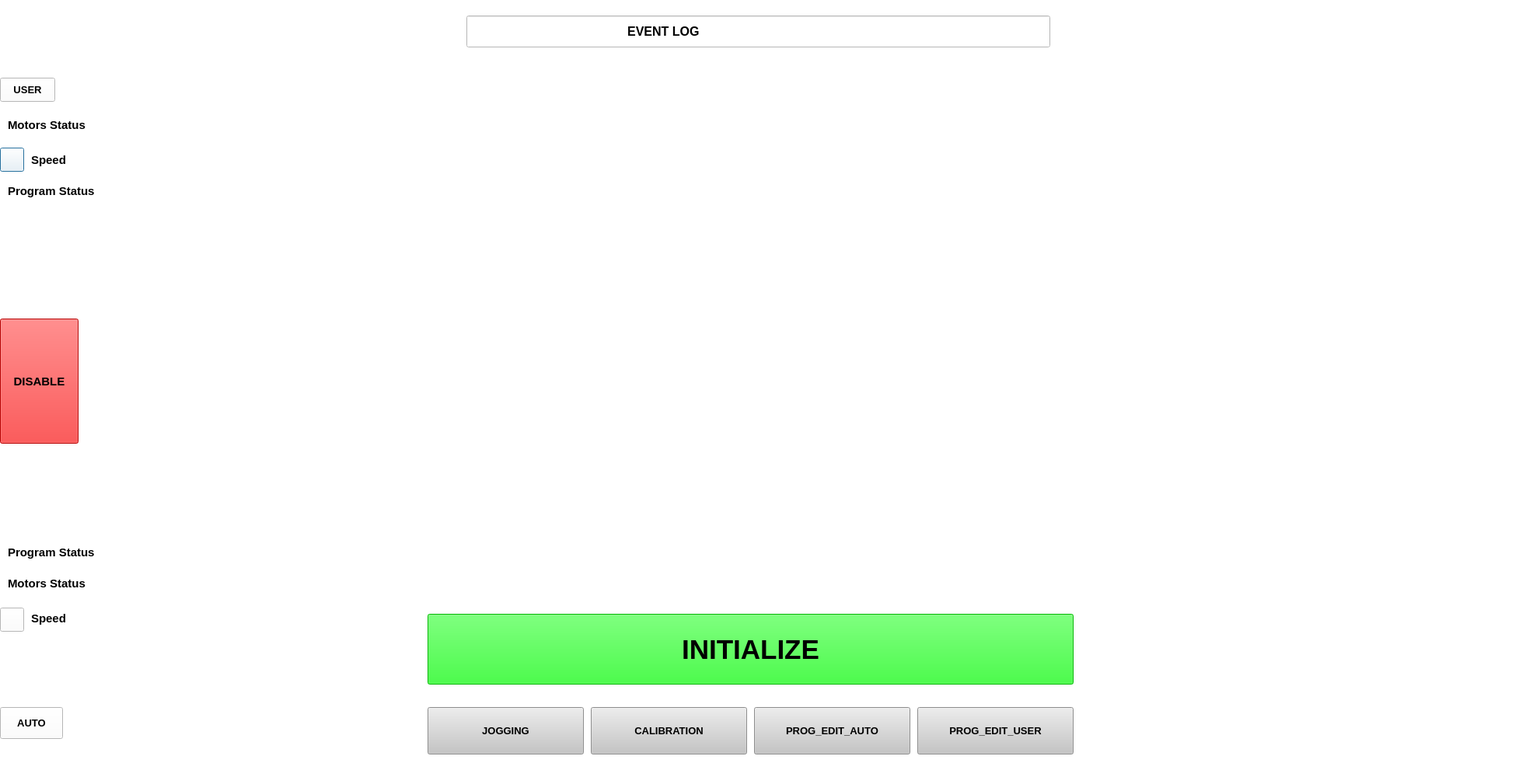
<?xml version="1.0" encoding="UTF-8"?>
<ui version="4.0">
 <class>Dialog</class>
 <widget class="QDialog" name="Dialog">
  <property name="geometry">
   <rect>
    <x>0</x>
    <y>0</y>
    <width>1981</width>
    <height>1000</height>
   </rect>
  </property>
  <property name="windowTitle">
   <string>Dialog</string>
  </property>
  <property name="styleSheet">
   <string notr="true">background-color: rgb(255, 255, 255);</string>
  </property>
  <widget class="QLineEdit" name="lineEdit">
   <property name="geometry">
    <rect>
     <x>600</x>
     <y>20</y>
     <width>751</width>
     <height>41</height>
    </rect>
   </property>
   <property name="font">
    <font>
     <pointsize>12</pointsize>
     <weight>75</weight>
     <bold>true</bold>
    </font>
   </property>
   <property name="text">
    <string>                                              EVENT LOG</string>
   </property>
  </widget>
  <widget class="QLabel" name="label_4">
   <property name="geometry">
    <rect>
     <x>610</x>
     <y>30</y>
     <width>21</width>
     <height>21</height>
    </rect>
   </property>
   <property name="text">
    <string/>
   </property>
   <property name="pixmap">
    <pixmap>../images_home/info.png</pixmap>
   </property>
   <property name="scaledContents">
    <bool>true</bool>
   </property>
  </widget>
  <widget class="QLabel" name="label_6">
   <property name="geometry">
    <rect>
     <x>1540</x>
     <y>700</y>
     <width>311</width>
     <height>251</height>
    </rect>
   </property>
   <property name="text">
    <string/>
   </property>
   <property name="pixmap">
    <pixmap>../images_home/1.png</pixmap>
   </property>
   <property name="scaledContents">
    <bool>true</bool>
   </property>
  </widget>
  <widget class="QLabel" name="label_7">
   <property name="geometry">
    <rect>
     <x>10</x>
     <y>840</y>
     <width>51</width>
     <height>61</height>
    </rect>
   </property>
   <property name="text">
    <string/>
   </property>
   <property name="pixmap">
    <pixmap>../images_home/a-removebg-preview.png</pixmap>
   </property>
   <property name="scaledContents">
    <bool>true</bool>
   </property>
  </widget>
  <widget class="QLabel" name="label_9">
   <property name="geometry">
    <rect>
     <x>10</x>
     <y>10</y>
     <width>51</width>
     <height>61</height>
    </rect>
   </property>
   <property name="text">
    <string/>
   </property>
   <property name="pixmap">
    <pixmap>../images_home/U.png</pixmap>
   </property>
   <property name="scaledContents">
    <bool>true</bool>
   </property>
  </widget>
  <widget class="QLabel" name="label_15">
   <property name="geometry">
    <rect>
     <x>550</x>
     <y>110</y>
     <width>831</width>
     <height>671</height>
    </rect>
   </property>
   <property name="text">
    <string/>
   </property>
   <property name="pixmap">
    <pixmap>../images_home/logo.png</pixmap>
   </property>
   <property name="scaledContents">
    <bool>true</bool>
   </property>
  </widget>
  <widget class="QLabel" name="label_46">
   <property name="geometry">
    <rect>
     <x>10</x>
     <y>230</y>
     <width>281</width>
     <height>31</height>
    </rect>
   </property>
   <property name="font">
    <font>
     <pointsize>11</pointsize>
     <weight>75</weight>
     <bold>true</bold>
    </font>
   </property>
   <property name="text">
    <string>Program Status</string>
   </property>
  </widget>
  <widget class="QLabel" name="label_44">
   <property name="geometry">
    <rect>
     <x>10</x>
     <y>140</y>
     <width>301</width>
     <height>41</height>
    </rect>
   </property>
   <property name="font">
    <font>
     <pointsize>11</pointsize>
     <weight>75</weight>
     <bold>true</bold>
    </font>
   </property>
   <property name="text">
    <string>Motors Status</string>
   </property>
  </widget>
  <widget class="QLabel" name="label_45">
   <property name="geometry">
    <rect>
     <x>40</x>
     <y>190</y>
     <width>111</width>
     <height>31</height>
    </rect>
   </property>
   <property name="font">
    <font>
     <pointsize>11</pointsize>
     <weight>75</weight>
     <bold>true</bold>
    </font>
   </property>
   <property name="text">
    <string>Speed</string>
   </property>
  </widget>
  <widget class="QPushButton" name="pushButton_5">
   <property name="geometry">
    <rect>
     <x>0</x>
     <y>190</y>
     <width>31</width>
     <height>31</height>
    </rect>
   </property>
   <property name="font">
    <font>
     <weight>75</weight>
     <bold>true</bold>
    </font>
   </property>
   <property name="text">
    <string/>
   </property>
   <property name="icon">
    <iconset>
     <normaloff>../images_home/speed_img.png</normaloff>../images_home/speed_img.png</iconset>
   </property>
  </widget>
  <widget class="QPushButton" name="increment_5">
   <property name="geometry">
    <rect>
     <x>760</x>
     <y>910</y>
     <width>201</width>
     <height>61</height>
    </rect>
   </property>
   <property name="font">
    <font>
     <pointsize>10</pointsize>
     <weight>75</weight>
     <bold>true</bold>
    </font>
   </property>
   <property name="styleSheet">
    <string notr="true">background-color: rgb(255, 169, 21);
background-color: rgb(197, 197, 197);
</string>
   </property>
   <property name="text">
    <string>CALIBRATION</string>
   </property>
  </widget>
  <widget class="QPushButton" name="increment_8">
   <property name="geometry">
    <rect>
     <x>550</x>
     <y>790</y>
     <width>831</width>
     <height>91</height>
    </rect>
   </property>
   <property name="font">
    <font>
     <pointsize>26</pointsize>
     <weight>75</weight>
     <bold>true</bold>
    </font>
   </property>
   <property name="styleSheet">
    <string notr="true">background-color: rgb(0, 255, 0);
</string>
   </property>
   <property name="text">
    <string>INITIALIZE</string>
   </property>
  </widget>
  <widget class="QPushButton" name="jogybtn">
   <property name="geometry">
    <rect>
     <x>550</x>
     <y>910</y>
     <width>201</width>
     <height>61</height>
    </rect>
   </property>
   <property name="font">
    <font>
     <pointsize>10</pointsize>
     <weight>75</weight>
     <bold>true</bold>
    </font>
   </property>
   <property name="styleSheet">
    <string notr="true">background-color: rgb(255, 169, 21);
background-color: rgb(197, 197, 197);
</string>
   </property>
   <property name="text">
    <string>JOGGING</string>
   </property>
  </widget>
  <widget class="QPushButton" name="prguserbtn">
   <property name="geometry">
    <rect>
     <x>1180</x>
     <y>910</y>
     <width>201</width>
     <height>61</height>
    </rect>
   </property>
   <property name="font">
    <font>
     <pointsize>10</pointsize>
     <weight>75</weight>
     <bold>true</bold>
    </font>
   </property>
   <property name="styleSheet">
    <string notr="true">background-color: rgb(255, 169, 21);
background-color: rgb(197, 197, 197);
</string>
   </property>
   <property name="text">
    <string>PROG_EDIT_USER</string>
   </property>
  </widget>
  <widget class="QPushButton" name="prgautobtn">
   <property name="geometry">
    <rect>
     <x>970</x>
     <y>910</y>
     <width>201</width>
     <height>61</height>
    </rect>
   </property>
   <property name="font">
    <font>
     <pointsize>10</pointsize>
     <weight>75</weight>
     <bold>true</bold>
    </font>
   </property>
   <property name="styleSheet">
    <string notr="true">background-color: rgb(255, 169, 21);
background-color: rgb(197, 197, 197);
</string>
   </property>
   <property name="text">
    <string>PROG_EDIT_AUTO</string>
   </property>
  </widget>
  <widget class="QLabel" name="label_50">
   <property name="geometry">
    <rect>
     <x>10</x>
     <y>730</y>
     <width>241</width>
     <height>41</height>
    </rect>
   </property>
   <property name="font">
    <font>
     <pointsize>11</pointsize>
     <weight>75</weight>
     <bold>true</bold>
    </font>
   </property>
   <property name="text">
    <string>Motors Status</string>
   </property>
  </widget>
  <widget class="QLabel" name="label_51">
   <property name="geometry">
    <rect>
     <x>10</x>
     <y>695</y>
     <width>311</width>
     <height>31</height>
    </rect>
   </property>
   <property name="font">
    <font>
     <pointsize>11</pointsize>
     <weight>75</weight>
     <bold>true</bold>
    </font>
   </property>
   <property name="text">
    <string>Program Status</string>
   </property>
  </widget>
  <widget class="QLabel" name="label_52">
   <property name="geometry">
    <rect>
     <x>40</x>
     <y>780</y>
     <width>111</width>
     <height>31</height>
    </rect>
   </property>
   <property name="font">
    <font>
     <pointsize>11</pointsize>
     <weight>75</weight>
     <bold>true</bold>
    </font>
   </property>
   <property name="text">
    <string>Speed</string>
   </property>
  </widget>
  <widget class="QPushButton" name="pushButton_7">
   <property name="geometry">
    <rect>
     <x>0</x>
     <y>782</y>
     <width>31</width>
     <height>31</height>
    </rect>
   </property>
   <property name="font">
    <font>
     <weight>75</weight>
     <bold>true</bold>
    </font>
   </property>
   <property name="text">
    <string/>
   </property>
   <property name="icon">
    <iconset>
     <normaloff>../images_home/speed_img.png</normaloff>../images_home/speed_img.png</iconset>
   </property>
  </widget>
  <widget class="QPushButton" name="disablebtn">
   <property name="geometry">
    <rect>
     <x>0</x>
     <y>410</y>
     <width>101</width>
     <height>161</height>
    </rect>
   </property>
   <property name="font">
    <font>
     <pointsize>11</pointsize>
     <weight>75</weight>
     <bold>true</bold>
    </font>
   </property>
   <property name="styleSheet">
    <string notr="true">background-color: rgb(255, 2, 2);</string>
   </property>
   <property name="text">
    <string>DISABLE</string>
   </property>
  </widget>
  <widget class="QPushButton" name="autobtn">
   <property name="geometry">
    <rect>
     <x>0</x>
     <y>910</y>
     <width>81</width>
     <height>41</height>
    </rect>
   </property>
   <property name="font">
    <font>
     <pointsize>10</pointsize>
     <weight>75</weight>
     <bold>true</bold>
    </font>
   </property>
   <property name="text">
    <string>AUTO</string>
   </property>
  </widget>
  <widget class="QPushButton" name="userbtn">
   <property name="geometry">
    <rect>
     <x>0</x>
     <y>100</y>
     <width>71</width>
     <height>31</height>
    </rect>
   </property>
   <property name="font">
    <font>
     <pointsize>10</pointsize>
     <weight>75</weight>
     <bold>true</bold>
    </font>
   </property>
   <property name="text">
    <string>USER</string>
   </property>
  </widget>
 </widget>
 <resources>
  <include location="../images_home/symbols.qrc"/>
 </resources>
 <connections/>
</ui>
